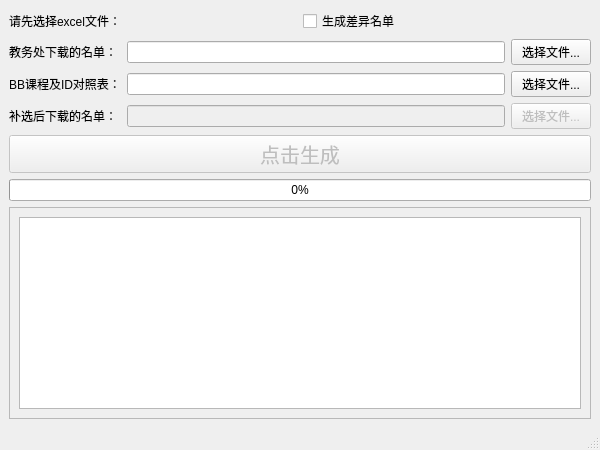
<?xml version="1.0" encoding="UTF-8"?>
<ui version="4.0">
 <class>MainWindow</class>
 <widget class="QMainWindow" name="MainWindow">
  <property name="geometry">
   <rect>
    <x>0</x>
    <y>0</y>
    <width>600</width>
    <height>450</height>
   </rect>
  </property>
  <property name="minimumSize">
   <size>
    <width>600</width>
    <height>450</height>
   </size>
  </property>
  <property name="windowTitle">
   <string>自动生成学生名单</string>
  </property>
  <property name="windowIcon">
   <iconset resource="icons.qrc">
    <normaloff>:/icos/ico.ico</normaloff>:/icos/ico.ico</iconset>
  </property>
  <widget class="QWidget" name="centralwidget">
   <layout class="QVBoxLayout" name="verticalLayout_2">
    <item>
     <layout class="QVBoxLayout" name="verticalLayout">
      <item>
       <layout class="QHBoxLayout" name="horizontalLayout_2">
        <item>
         <widget class="QLabel" name="label_desc">
          <property name="text">
           <string>请先选择excel文件：</string>
          </property>
         </widget>
        </item>
        <item>
         <widget class="QCheckBox" name="checkBox">
          <property name="text">
           <string>生成差异名单</string>
          </property>
         </widget>
        </item>
       </layout>
      </item>
      <item>
       <layout class="QGridLayout" name="gridLayout">
        <item row="1" column="1">
         <widget class="QLineEdit" name="lineEdit_bb">
          <property name="readOnly">
           <bool>true</bool>
          </property>
         </widget>
        </item>
        <item row="0" column="2">
         <widget class="QPushButton" name="pushButton_jwc">
          <property name="text">
           <string>选择文件...</string>
          </property>
         </widget>
        </item>
        <item row="1" column="2">
         <widget class="QPushButton" name="pushButton_bb">
          <property name="text">
           <string>选择文件...</string>
          </property>
         </widget>
        </item>
        <item row="2" column="0">
         <widget class="QLabel" name="label_jwc_new">
          <property name="text">
           <string>补选后下载的名单：</string>
          </property>
         </widget>
        </item>
        <item row="1" column="0">
         <widget class="QLabel" name="label_bb">
          <property name="text">
           <string>BB课程及ID对照表：</string>
          </property>
         </widget>
        </item>
        <item row="0" column="0">
         <widget class="QLabel" name="label_jwc">
          <property name="text">
           <string>教务处下载的名单：</string>
          </property>
         </widget>
        </item>
        <item row="0" column="1">
         <widget class="QLineEdit" name="lineEdit_jwc">
          <property name="text">
           <string/>
          </property>
          <property name="readOnly">
           <bool>true</bool>
          </property>
          <property name="clearButtonEnabled">
           <bool>false</bool>
          </property>
         </widget>
        </item>
        <item row="2" column="1">
         <widget class="QLineEdit" name="lineEdit_jwc_new">
          <property name="enabled">
           <bool>false</bool>
          </property>
          <property name="autoFillBackground">
           <bool>false</bool>
          </property>
          <property name="readOnly">
           <bool>true</bool>
          </property>
         </widget>
        </item>
        <item row="2" column="2">
         <widget class="QPushButton" name="pushButton_jwc_new">
          <property name="enabled">
           <bool>false</bool>
          </property>
          <property name="text">
           <string>选择文件...</string>
          </property>
         </widget>
        </item>
       </layout>
      </item>
      <item>
       <widget class="QPushButton" name="pushButton_start">
        <property name="enabled">
         <bool>false</bool>
        </property>
        <property name="font">
         <font>
          <pointsize>15</pointsize>
         </font>
        </property>
        <property name="text">
         <string>点击生成</string>
        </property>
       </widget>
      </item>
      <item>
       <widget class="QProgressBar" name="progressBar">
        <property name="value">
         <number>0</number>
        </property>
       </widget>
      </item>
      <item>
       <widget class="QScrollArea" name="scrollArea">
        <property name="widgetResizable">
         <bool>true</bool>
        </property>
        <widget class="QWidget" name="scrollAreaWidgetContents">
         <property name="geometry">
          <rect>
           <x>0</x>
           <y>0</y>
           <width>578</width>
           <height>194</height>
          </rect>
         </property>
         <layout class="QHBoxLayout" name="horizontalLayout">
          <item>
           <widget class="QTextBrowser" name="textBrowser"/>
          </item>
         </layout>
        </widget>
       </widget>
      </item>
     </layout>
    </item>
   </layout>
  </widget>
  <widget class="QStatusBar" name="statusbar"/>
  <widget class="QMenuBar" name="menuBar">
   <property name="geometry">
    <rect>
     <x>0</x>
     <y>0</y>
     <width>600</width>
     <height>22</height>
    </rect>
   </property>
  </widget>
 </widget>
 <resources>
  <include location="icons.qrc"/>
 </resources>
 <connections/>
</ui>
